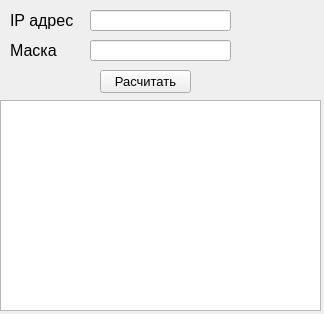
<?xml version="1.0" encoding="UTF-8"?>
<ui version="4.0">
 <class>Form</class>
 <widget class="QWidget" name="Form">
  <property name="geometry">
   <rect>
    <x>0</x>
    <y>0</y>
    <width>324</width>
    <height>314</height>
   </rect>
  </property>
  <property name="windowTitle">
   <string>Калькулятор ip адресов</string>
  </property>
  <widget class="QLabel" name="label">
   <property name="geometry">
    <rect>
     <x>10</x>
     <y>10</y>
     <width>81</width>
     <height>21</height>
    </rect>
   </property>
   <property name="font">
    <font>
     <pointsize>12</pointsize>
    </font>
   </property>
   <property name="text">
    <string>IP адрес</string>
   </property>
  </widget>
  <widget class="QLabel" name="label_2">
   <property name="geometry">
    <rect>
     <x>10</x>
     <y>40</y>
     <width>81</width>
     <height>21</height>
    </rect>
   </property>
   <property name="font">
    <font>
     <pointsize>12</pointsize>
    </font>
   </property>
   <property name="text">
    <string>Маска </string>
   </property>
  </widget>
  <widget class="QLineEdit" name="ip_in">
   <property name="geometry">
    <rect>
     <x>90</x>
     <y>10</y>
     <width>141</width>
     <height>21</height>
    </rect>
   </property>
  </widget>
  <widget class="QLineEdit" name="maska_in">
   <property name="geometry">
    <rect>
     <x>90</x>
     <y>40</y>
     <width>141</width>
     <height>21</height>
    </rect>
   </property>
  </widget>
  <widget class="QPushButton" name="btn">
   <property name="geometry">
    <rect>
     <x>100</x>
     <y>70</y>
     <width>91</width>
     <height>23</height>
    </rect>
   </property>
   <property name="font">
    <font>
     <pointsize>10</pointsize>
    </font>
   </property>
   <property name="text">
    <string>Расчитать</string>
   </property>
  </widget>
  <widget class="QTextEdit" name="info_ou">
   <property name="enabled">
    <bool>true</bool>
   </property>
   <property name="geometry">
    <rect>
     <x>0</x>
     <y>100</y>
     <width>321</width>
     <height>211</height>
    </rect>
   </property>
   <property name="font">
    <font>
     <pointsize>12</pointsize>
    </font>
   </property>
  </widget>
 </widget>
 <resources/>
 <connections/>
</ui>
